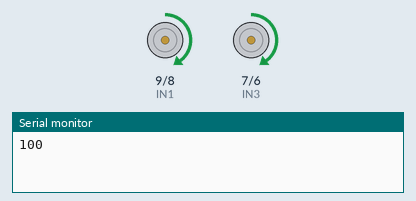
The sketch below on a simulated Arduino Uno, built with avr-gcc and run on an emulated ATmega328P. Shown: motor-driver pin pairs drawn as motors (green arrow = first pin HIGH = forward, orange = second pin HIGH = backward, longer = more drive, scaled by the enable pin), the last lines printed to the serial monitor.

Above: at 0.05 s.
At 4.65 s:
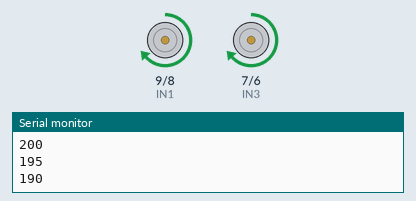
At 8.56 s:
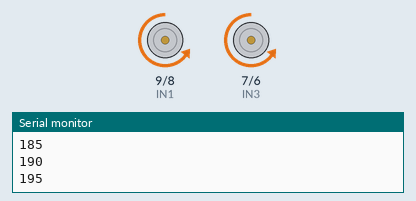
At 17.08 s:
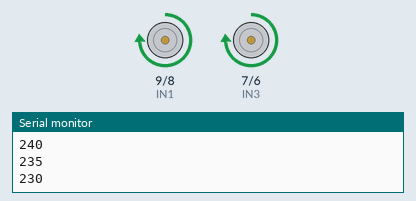
Timing chart, 0 to 17.4 s (numbered marks = the images above):
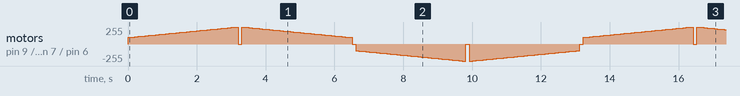

The sketch:

motor_test.ino
```cpp
/************************************************
Editor   : MYBOTIC www.mybotic.com.my
Date     : 29 Aug 2014
Project  : 2 Channels Motor Driver Module
*************************************************/

//define motor 1 related pins
#define IN1 9
#define IN2 8
#define ENA 10

//define motor 2 related pins
#define IN3 7
#define IN4 6
#define ENB 5

// this was calibrated with the wheel unattached and therefore not touching the ground
const int min_pwm_speed = 100;
// this is from the analogWrite() doc - the range is 0 to 255
const int max_pwm_speed = 255;

void setup(){
  Serial.begin(9600);

  //set output for motor 1 related pins
  pinMode(IN1, OUTPUT);
  pinMode(IN2, OUTPUT);
  pinMode(ENA, OUTPUT);

  //set output for motor 2 related pins
  pinMode(IN3, OUTPUT);
  pinMode(IN4, OUTPUT);
  pinMode(ENB, OUTPUT);

  //set motor 1 run in clockwise
  digitalWrite(IN1, HIGH);
  digitalWrite(IN2, LOW);

  //set motor 2 run in anticlockwise
  digitalWrite(IN3, HIGH);
  digitalWrite(IN4, LOW);
}

void loop(){

////  0- no beep, 1- beep quiet, 10- beep loud, 100- beep medium, 200- beep quiet, 250- beep quiet, 255- no beep
//// gets slightly louder as i decrease the microsecond timeout
//// I hypothesize current is too low. battery direct works, so it must be the converter or controller. I think its the converter?

//  analogWrite(ENA, 200); //set PWM to Motor 1
//  analogWrite(ENB, 190); //set PWM to Motor 2
//  delay(100); // 100 milliseconds


  fwd_back();

}

void set_motor_dir(int pin1, int pin2, boolean dir) {
  if (dir) {
    digitalWrite(pin1, HIGH);
    digitalWrite(pin2, LOW);
  } else {
    digitalWrite(pin1, LOW);
    digitalWrite(pin2, HIGH);
  }
}

void fwd_back() {

  set_motor_dir(IN1, IN2, true);
  set_motor_dir(IN3, IN4, true);

  motor_test_speedup_slowdown(5, 100);

  set_motor_dir(IN1, IN2, false);
  set_motor_dir(IN3, IN4, false);

  motor_test_speedup_slowdown(5, 100);

}


void motor_test_speedup_slowdown(int increment, int timeout) {
  int PWM_Value = 0; //PWM value for motor 1 and 2

  //Motor 1 and Motor 2 run with gradually increasing speed until Max
  for(PWM_Value = min_pwm_speed; PWM_Value<=max_pwm_speed; PWM_Value+=increment){
    Serial.println(PWM_Value);
    analogWrite(ENA, PWM_Value); //set PWM to Motor 1
    analogWrite(ENB, PWM_Value); //set PWM to Motor 2
    delay(timeout); // 100 milliseconds
  }
  Serial.println(0);
  analogWrite(ENA, 0); //set PWM to Motor 1
  analogWrite(ENB, 0); //set PWM to Motor 2
  delay(timeout); // 100 milliseconds

  //Motor 1 and Motor 2 run with gradually descreasing speed until Stop
  for(PWM_Value = max_pwm_speed; PWM_Value>=min_pwm_speed; PWM_Value-=increment){
    Serial.println(PWM_Value);
    analogWrite(ENA, PWM_Value); //set PWM to Motor 1
    analogWrite(ENB, PWM_Value); //set PWM to Motor 2
    delay(timeout); // 100 milliseconds
  }
  Serial.println(0);
  analogWrite(ENA, 0); //set PWM to Motor 1
  analogWrite(ENB, 0); //set PWM to Motor 2
  delay(timeout); // 100 milliseconds
}
```

Measured:
- by itself, motor on pin 9 (IN1) / pin 8 (IN2), motor on pin 7 (IN3) / pin 6 (IN4): moves between backward 255/255 and forward 255/255, repeating every 13.2 s
